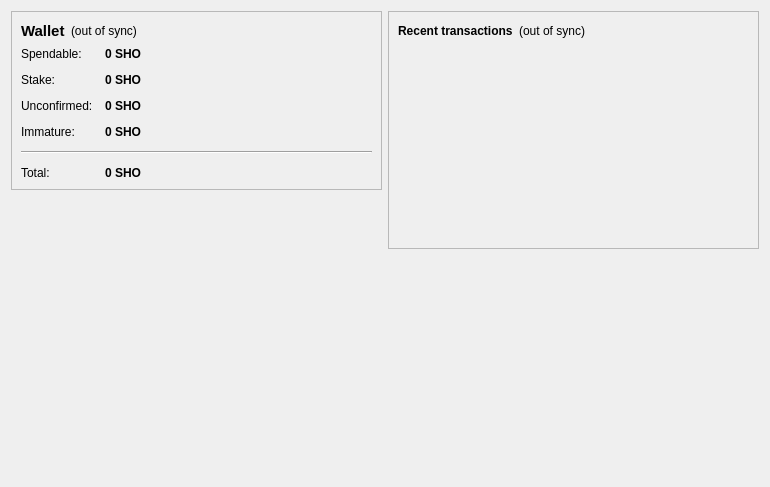
<?xml version="1.0" encoding="UTF-8"?>
<ui version="4.0">
 <class>OverviewPage</class>
 <widget class="QWidget" name="OverviewPage">
  <property name="geometry">
   <rect>
    <x>0</x>
    <y>0</y>
    <width>770</width>
    <height>487</height>
   </rect>
  </property>
  <property name="windowTitle">
   <string>Form</string>
  </property>
  <layout class="QHBoxLayout" name="horizontalLayout" stretch="1,1">
   <item>
    <layout class="QVBoxLayout" name="verticalLayout_2">
     <item>
      <widget class="QFrame" name="frame">
       <property name="frameShape">
        <enum>QFrame::StyledPanel</enum>
       </property>
       <property name="frameShadow">
        <enum>QFrame::Raised</enum>
       </property>
       <layout class="QVBoxLayout" name="verticalLayout_4">
        <item>
         <layout class="QHBoxLayout" name="horizontalLayout_4">
          <item>
           <widget class="QLabel" name="label_5">
            <property name="font">
             <font>
              <pointsize>11</pointsize>
              <weight>75</weight>
              <bold>true</bold>
             </font>
            </property>
            <property name="text">
             <string>Wallet</string>
            </property>
           </widget>
          </item>
          <item>
           <widget class="QLabel" name="labelWalletStatus">
            <property name="toolTip">
             <string>The displayed information may be out of date. Your wallet automatically synchronizes with the shorty network after a connection is established, but this process has not completed yet.</string>
            </property>
            <property name="styleSheet">
             <string notr="true"/>
            </property>
            <property name="text">
             <string notr="true">(out of sync)</string>
            </property>
            <property name="alignment">
             <set>Qt::AlignLeading|Qt::AlignLeft|Qt::AlignVCenter</set>
            </property>
           </widget>
          </item>
          <item>
           <spacer name="horizontalSpacer_2">
            <property name="orientation">
             <enum>Qt::Horizontal</enum>
            </property>
            <property name="sizeHint" stdset="0">
             <size>
              <width>40</width>
              <height>20</height>
             </size>
            </property>
           </spacer>
          </item>
         </layout>
        </item>
        <item>
         <layout class="QFormLayout" name="formLayout_2">
          <property name="fieldGrowthPolicy">
           <enum>QFormLayout::AllNonFixedFieldsGrow</enum>
          </property>
          <property name="horizontalSpacing">
           <number>12</number>
          </property>
          <property name="verticalSpacing">
           <number>12</number>
          </property>
          <item row="0" column="0">
           <widget class="QLabel" name="label">
            <property name="text">
             <string>Spendable:</string>
            </property>
           </widget>
          </item>
          <item row="0" column="1">
           <widget class="QLabel" name="labelBalance">
            <property name="font">
             <font>
              <weight>75</weight>
              <bold>true</bold>
             </font>
            </property>
            <property name="cursor">
             <cursorShape>IBeamCursor</cursorShape>
            </property>
            <property name="toolTip">
             <string>Your current spendable balance</string>
            </property>
            <property name="text">
             <string notr="true">0 SHO</string>
            </property>
            <property name="textInteractionFlags">
             <set>Qt::LinksAccessibleByMouse|Qt::TextSelectableByKeyboard|Qt::TextSelectableByMouse</set>
            </property>
           </widget>
          </item>
          <item row="1" column="0">
           <widget class="QLabel" name="label_6">
            <property name="text">
             <string>Stake:</string>
            </property>
           </widget>
          </item>
          <item row="1" column="1">
           <widget class="QLabel" name="labelStake">
            <property name="font">
             <font>
              <weight>75</weight>
              <bold>true</bold>
             </font>
            </property>
            <property name="cursor">
             <cursorShape>IBeamCursor</cursorShape>
            </property>
            <property name="toolTip">
             <string>Total of coins that was staked, and do not yet count toward the current balance</string>
            </property>
            <property name="text">
             <string notr="true">0 SHO</string>
            </property>
            <property name="textInteractionFlags">
             <set>Qt::LinksAccessibleByMouse|Qt::TextSelectableByKeyboard|Qt::TextSelectableByMouse</set>
            </property>
           </widget>
          </item>
          <item row="2" column="0">
           <widget class="QLabel" name="label_3">
            <property name="text">
             <string>Unconfirmed:</string>
            </property>
           </widget>
          </item>
          <item row="2" column="1">
           <widget class="QLabel" name="labelUnconfirmed">
            <property name="font">
             <font>
              <weight>75</weight>
              <bold>true</bold>
             </font>
            </property>
            <property name="cursor">
             <cursorShape>IBeamCursor</cursorShape>
            </property>
            <property name="toolTip">
             <string>Total of transactions that have yet to be confirmed, and do not yet count toward the current balance</string>
            </property>
            <property name="text">
             <string notr="true">0 SHO</string>
            </property>
            <property name="textInteractionFlags">
             <set>Qt::LinksAccessibleByMouse|Qt::TextSelectableByKeyboard|Qt::TextSelectableByMouse</set>
            </property>
           </widget>
          </item>
          <item row="3" column="0">
           <widget class="QLabel" name="labelImmatureText">
            <property name="text">
             <string>Immature:</string>
            </property>
           </widget>
          </item>
          <item row="3" column="1">
           <widget class="QLabel" name="labelImmature">
            <property name="font">
             <font>
              <weight>75</weight>
              <bold>true</bold>
             </font>
            </property>
            <property name="toolTip">
             <string>Mined balance that has not yet matured</string>
            </property>
            <property name="text">
             <string notr="true">0 SHO</string>
            </property>
            <property name="textInteractionFlags">
             <set>Qt::LinksAccessibleByMouse|Qt::TextSelectableByKeyboard|Qt::TextSelectableByMouse</set>
            </property>
           </widget>
          </item>
          <item row="4" column="0" colspan="2">
           <widget class="Line" name="line">
            <property name="orientation">
             <enum>Qt::Horizontal</enum>
            </property>
           </widget>
          </item>
          <item row="5" column="0">
           <widget class="QLabel" name="labelTotalText">
            <property name="text">
             <string>Total:</string>
            </property>
           </widget>
          </item>
          <item row="5" column="1">
           <widget class="QLabel" name="labelTotal">
            <property name="font">
             <font>
              <weight>75</weight>
              <bold>true</bold>
             </font>
            </property>
            <property name="cursor">
             <cursorShape>IBeamCursor</cursorShape>
            </property>
            <property name="toolTip">
             <string>Your current total balance</string>
            </property>
            <property name="text">
             <string notr="true">0 SHO</string>
            </property>
            <property name="textInteractionFlags">
             <set>Qt::LinksAccessibleByMouse|Qt::TextSelectableByKeyboard|Qt::TextSelectableByMouse</set>
            </property>
           </widget>
          </item>
         </layout>
        </item>
       </layout>
      </widget>
     </item>
     <item>
      <spacer name="verticalSpacer">
       <property name="orientation">
        <enum>Qt::Vertical</enum>
       </property>
       <property name="sizeHint" stdset="0">
        <size>
         <width>20</width>
         <height>40</height>
        </size>
       </property>
      </spacer>
     </item>
     <item>
      <widget class="QLabel" name="label_2">
       <property name="autoFillBackground">
        <bool>true</bool>
       </property>
       <property name="text">
        <string/>
       </property>
       <property name="pixmap">
        <pixmap resource="../bitcoin.qrc">:/icons/mastbg</pixmap>
       </property>
       <property name="scaledContents">
        <bool>false</bool>
       </property>
       <property name="margin">
        <number>0</number>
       </property>
      </widget>
     </item>
    </layout>
   </item>
   <item>
    <layout class="QVBoxLayout" name="verticalLayout_3">
     <item>
      <widget class="QFrame" name="frame_2">
       <property name="frameShape">
        <enum>QFrame::StyledPanel</enum>
       </property>
       <property name="frameShadow">
        <enum>QFrame::Raised</enum>
       </property>
       <layout class="QVBoxLayout" name="verticalLayout">
        <item>
         <layout class="QHBoxLayout" name="horizontalLayout_2">
          <item>
           <widget class="QLabel" name="label_4">
            <property name="text">
             <string>&lt;b&gt;Recent transactions&lt;/b&gt;</string>
            </property>
           </widget>
          </item>
          <item>
           <widget class="QLabel" name="labelTransactionsStatus">
            <property name="toolTip">
             <string>The displayed information may be out of date. Your wallet automatically synchronizes with the shorty network after a connection is established, but this process has not completed yet.</string>
            </property>
            <property name="styleSheet">
             <string notr="true"/>
            </property>
            <property name="text">
             <string notr="true">(out of sync)</string>
            </property>
            <property name="alignment">
             <set>Qt::AlignRight|Qt::AlignTrailing|Qt::AlignVCenter</set>
            </property>
           </widget>
          </item>
          <item>
           <spacer name="horizontalSpacer">
            <property name="orientation">
             <enum>Qt::Horizontal</enum>
            </property>
            <property name="sizeHint" stdset="0">
             <size>
              <width>40</width>
              <height>20</height>
             </size>
            </property>
           </spacer>
          </item>
         </layout>
        </item>
        <item>
         <widget class="QListView" name="listTransactions">
          <property name="styleSheet">
           <string notr="true">QListView { background: transparent; }</string>
          </property>
          <property name="frameShape">
           <enum>QFrame::NoFrame</enum>
          </property>
          <property name="verticalScrollBarPolicy">
           <enum>Qt::ScrollBarAlwaysOff</enum>
          </property>
          <property name="horizontalScrollBarPolicy">
           <enum>Qt::ScrollBarAlwaysOff</enum>
          </property>
          <property name="selectionMode">
           <enum>QAbstractItemView::NoSelection</enum>
          </property>
         </widget>
        </item>
       </layout>
      </widget>
     </item>
     <item>
      <spacer name="verticalSpacer_2">
       <property name="orientation">
        <enum>Qt::Vertical</enum>
       </property>
       <property name="sizeHint" stdset="0">
        <size>
         <width>20</width>
         <height>40</height>
        </size>
       </property>
      </spacer>
     </item>
    </layout>
   </item>
  </layout>
 </widget>
 <resources>
  <include location="../bitcoin.qrc"/>
 </resources>
 <connections/>
</ui>
